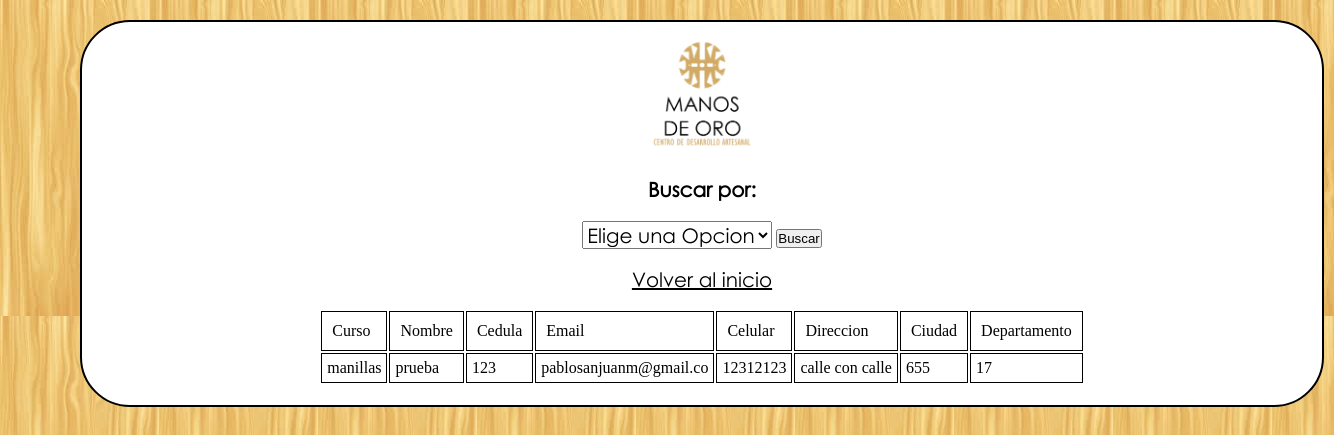
The page /Interfaces/verInscritos.php?buscar=manillas (signed in) on the database its author committed.
### tables this page shows
CREATE TABLE IF NOT EXISTS `inscritos` (
  `curso` varchar(66) NOT NULL,
  `nombre` varchar(22) NOT NULL,
  `cedula` int(15) NOT NULL,
  `email` varchar(22) NOT NULL,
  `celular` int(15) NOT NULL,
  `direccion` varchar(22) NOT NULL,
  `ciudad` varchar(22) NOT NULL,
  `departamento` varchar(22) NOT NULL
);

### Interfaces/verInscritos.php (the view, shortened to what this page needs)
<?php
	if(isset($_SESSION["USER"]))
	{
		if($_SESSION["ROL"]!="Administrador")
		{
			if($_SESSION["ROL"]=="Administrador de tienda")
			{
				?>
				<script>
					alert("No tienes permiso para ver esto. Ser\u00e1s redireccionado a tu p\u00e1gina de inicio");
				</script>
				<meta http-equiv="refresh" content="0,url=admonTienda.php">
				<?php
			}
			else
			{
				?>
					<script>
						alert("No tienes permiso para ver esto. Ser\u00e1s redireccionado a tu p\u00e1gina de inicio");
					</script>
					<meta http-equiv="refresh" content="0,url=principal.php">
				<?php
			}
		}
		else
		{
			?>
			<!DOCTYPE HTML>
			<html>
				<head><meta http-equiv="Content-Type" content="text/html; charset=utf-8">
<link rel="stylesheet" href="../css/diseno.css">
				</head>
				<body>
<div id="reporte">
					<center>
					<img src="../imgs/logo2.png" id="logo_cabecera2">
					</center>
		<center>
<?php
$curso=htmlentities($_REQUEST['buscar']);
?>
			<form name="form1" >
			<h1 id="creatucuenta">Buscar por: </h1>
			<select name="buscar" id="creatucuenta">
				<option value="" id="creatucuenta" selected>Elige una Opcion</option>
			</select>
			<input type="submit" name="enviar" value="Buscar" /><br />
			<br>
					<a id="creatucuenta" href="agregarCurso.php">Volver al inicio</a>
			</form>
<br>
		</center>
<center>
			<?php
				$result = mysql_query("SELECT * FROM inscritos WHERE curso = '$curso'");
			        $num_rows = mysql_num_rows($result);
	        		if ($num_rows > 0) {
					$result = mysql_query("SELECT * FROM inscritos WHERE curso = '$curso'");
			?>
            <table>
	            <tr>
		            <td style='border: 1px solid black; border-collapse: collapse; padding: 10px' >Curso</td>
		            <td style='border: 1px solid black; border-collapse: collapse; padding: 10px' >Nombre</td>
		            <td style='border: 1px solid black; border-collapse: collapse; padding: 10px' >Cedula</td>
		            <td style='border: 1px solid black; border-collapse: collapse; padding: 10px' >Email</td>
		            <td style='border: 1px solid black; border-collapse: collapse; padding: 10px' >Celular</td>
		            <td style='border: 1px solid black; border-collapse: collapse; padding: 10px' >Direccion</td>
		            <td style='border: 1px solid black; border-collapse: collapse; padding: 10px' >Ciudad</td>
		            <td style='border: 1px solid black; border-collapse: collapse; padding: 10px' >Departamento</td>
	            </tr>
            <?php
            while($tabla = mysql_fetch_array($result)){
				echo("<tr>");
					echo ("<td style='border: 1px solid black; border-collapse: collapse; padding: 5px' ' >".$tabla['curso']."</td>");
					echo ("<td style='border: 1px solid black; border-collapse: collapse; padding: 5px' ' >".$tabla['nombre']."</td>");
					echo ("<td style='border: 1px solid black; border-collapse: collapse; padding: 5px' ' >".$tabla['cedula']."</td>");
					echo ("<td style='border: 1px solid black; border-collapse: collapse; padding: 5px' ' >".$tabla['email']."</td>");
					echo ("<td style='border: 1px solid black; border-collapse: collapse; padding: 5px' ' >".$tabla['celular']."</td>");
					echo ("<td style='border: 1px solid black; border-collapse: collapse; padding: 5px' ' >".$tabla['direccion']."</td>");
					echo ("<td style='border: 1px solid black; border-collapse: collapse; padding: 5px' ' >".$tabla['ciudad']."</td>");
					echo ("<td style='border: 1px solid black; border-collapse: collapse; padding: 5px' ' >".$tabla['departamento']."</td>");
				echo("</tr>");
			}
			?>
	     </table>
				<?php
        	}else{
        	}
	        ?>
</center>
</div>
</body>
			</html>
			<?php
		}
	}
?>

### css/diseno.css (style rules this page uses)
* { margin : 0px; padding : 0px; }
body { padding-left: 80px; padding-right: 80px; background-image: url("../imgs/fondo_madera.jpg"); }
#reporte { margin: 20px auto auto auto; padding: 20px; position: relative; height: auto; width: 1200px; -moz-border-radius: 50px 50px 50px 50px; -webkit-border-radius: 50px 50px 50px 50px; border-style: solid; border-width: 2px; border-color: #000; background: #fff; }
#logo_cabecera2 { width: 9%; }
#creatucuenta { margin-top: 20px; font-family: CenturyGothicNormal; color: #000000; font-size: 20px; }

### rows shown on the page
inscritos: curso "manillas", nombre "prueba", cedula "123", email "pablosanjuanm@gmail.co", celular "12312123", direccion "calle con calle", ciudad "655", departamento "17"
